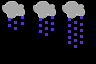

Tiled map render using the project's own tile images. Description and the whole map definition, tile-layer contents included, below:
An orthogonal 12x8 tile map with 8x8 px tiles, 1 tile layer (Tile Layer 1).

<map version="1.0" orientation="orthogonal" renderorder="right-down" width="12" height="8" tilewidth="8" tileheight="8" nextobjectid="1">
 <tileset firstgid="1" name="rainy_clouds" tilewidth="8" tileheight="8" tilecount="96" columns="12">
  <image source="rain_clouds.png" width="96" height="64" />
 </tileset>
 <layer name="Tile Layer 1" width="12" height="8">
  <data encoding="csv">
1,2,3,4,5,6,7,8,9,10,11,0,
13,14,15,16,17,18,19,20,21,22,23,0,
25,26,27,28,29,30,31,32,33,34,35,0,
37,38,39,40,41,42,43,44,45,46,47,0,
0,0,0,0,53,54,55,56,57,58,59,0,
0,0,0,0,0,0,0,68,69,70,71,0,
0,0,0,0,0,0,0,0,0,0,0,0,
0,0,0,0,0,0,0,0,0,0,0,0
</data>
 </layer>
</map>
